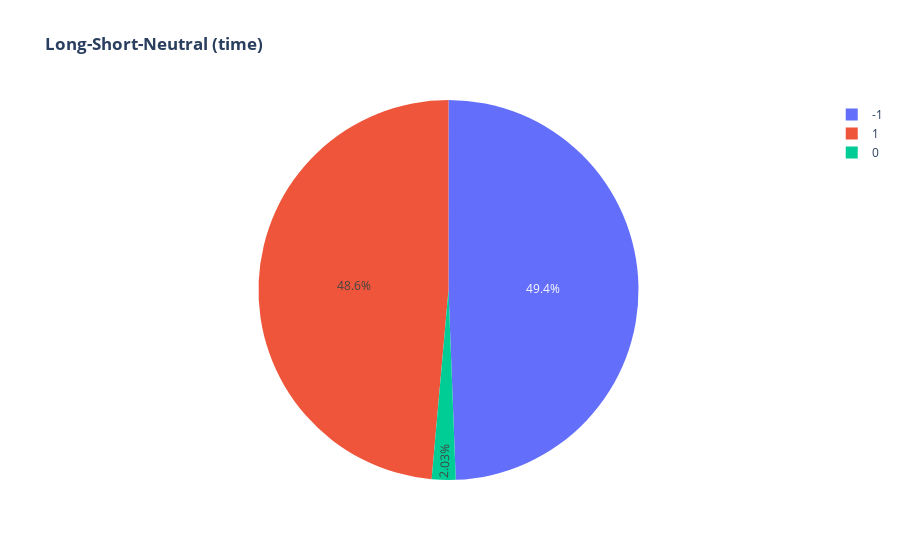
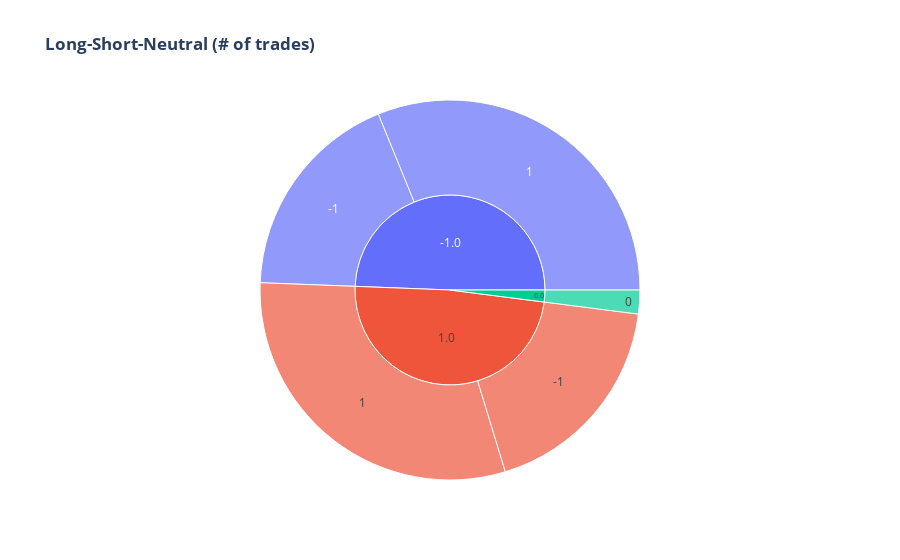

The cell these charts' notebook holds for them, in order:
### Code cell
trades_length_grouped = df_trades_all.groupby('direction').agg({'trade_length':['count','mean','sum']})
trades_length_grouped.columns = trades_length_grouped.columns.droplevel(0)
lsn_time_pie = px.pie(trades_length_grouped, values='sum', names=trades_length_grouped.index, title='<b>Long-Short-Neutral (time)</b>')
lsn_time_pie.show()

lsn_numb_trades_sun = px.sunburst(df_trades_all, path=['direction', 'winning_net_trades'],values='trade_length', title='<b>Long-Short-Neutral (# of trades)</b>')
lsn_numb_trades_sun.show()

### Figure 1 — Plotly figure (JSON) as saved in the notebook; plotly's stock layout.template omitted (floating-point values rounded to 4 significant figures)
{"data": [{"domain": {"x": [0, 1], "y": [0, 1]}, "hovertemplate": "direction=%{label}<br>sum=%{value}<extra></extra>", "labels": [-1, 0, 1], "legendgroup": "", "name": "", "showlegend": true, "type": "pie", "values": [212532, 8714, 209070]}], "layout": {"legend": {"tracegroupgap": 0}, "title": {"text": "<b>Long-Short-Neutral (time)</b>"}}}

### Figure 2 — Plotly figure (JSON) as saved in the notebook; plotly's stock layout.template omitted (floating-point values rounded to 4 significant figures)
{"data": [{"branchvalues": "total", "domain": {"x": [0, 1], "y": [0, 1]}, "hovertemplate": "labels=%{label}<br>trade_length=%{value}<br>parent=%{parent}<br>id=%{id}<extra></extra>", "ids": ["-1.0/-1", "1.0/-1", "0.0/0", "-1.0/1", "1.0/1", "-1.0", "0.0", "1.0"], "labels": ["-1", "-1", "0", "1", "1", "-1.0", "0.0", "1.0"], "name": "", "parents": ["-1.0", "1.0", "0.0", "-1.0", "1.0", "", "", ""], "type": "sunburst", "values": [78435, 78626, 8714, 134097, 130444, 212532, 8714, 209070]}], "layout": {"legend": {"tracegroupgap": 0}, "title": {"text": "<b>Long-Short-Neutral (# of trades)</b>"}}}
